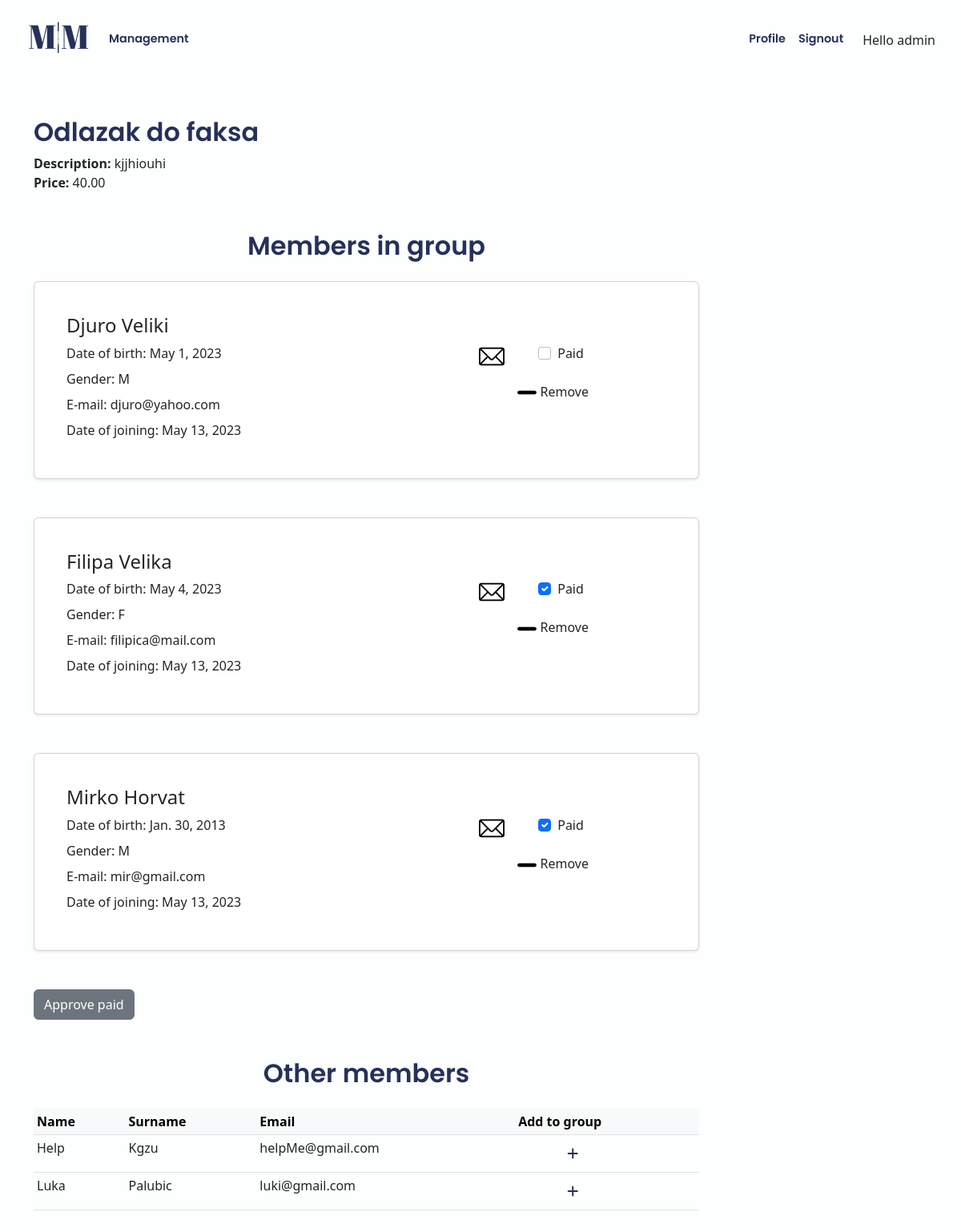
Screenshot of /app/management/group/1 (signed in) with the database file from the repository.
### app/models.py (models this page shows, shortened)
class Group(models.Model):
    owner = models.ForeignKey(User, on_delete=models.CASCADE)
    name = models.CharField(max_length=50)
    price = models.DecimalField(max_digits=8, decimal_places=2)
    description = models.TextField(max_length=300, default=None)
    paid = models.BooleanField(default=False)

class MembersInGroup(models.Model):
    member = models.ForeignKey(Member, on_delete=models.CASCADE)
    group = models.ForeignKey(Group, on_delete=models.CASCADE)
    is_paid = models.BooleanField(default=False)

class Member(models.Model):
    owner = models.ForeignKey(User, on_delete=models.CASCADE)  # get_user_model()
    name = models.CharField(blank=False, max_length=40)
    surname = models.CharField(blank=False, max_length=50)
    date_of_birth = models.DateField(default=datetime.date.today)  # ovo
    gender = models.CharField(
        max_length=1,
        choices=Gender.choices,
        default=Gender.male,
    )
    email = models.EmailField(max_length=100, unique=True)
    date_joined = models.DateField(default=datetime.date.today)

### app/views.py (the view, shortened to what this page needs)
# urls.py: path("management/group/<int:group_id>", views.group_details, name="group_details"),
@login_required()
def group_details(request, group_id):
    user = request.user
    group = Group.objects.get(pk=group_id)
    members_in_group = MembersInGroup.objects.all().filter(Q(group=group))
    other_members = Member.objects.all()
    members_not_in_group = other_members.exclude(
        id__in=members_in_group.values("member__id")
    )
    context = {
        "user": user,
        "group": group,
        "members_in_group": members_in_group,
        "members_not_in_group": members_not_in_group,
    }
    return render(request, "app/group_details.html", context)

### app/templates/app/group_details.html (shortened to what this page needs)
{% extends 'app/base.html' %}
{% block content %}
    <div class="row">
        <div class="col-12 col-md-9 mb-5">
            <h2>{{ group.name }}</h2>
            <div><b>Description:</b> {{ group.description }}</div>
            <div><b>Price:</b> {{ group.price }}</div>
            <h2 class="text-center mt-5 mb-4">Members in group</h2>
            <form action=""method="POST">
                {% for member in members_in_group %}
                    {% include 'includes/member_card.html' with member=member %}
                {% endfor %}
            <button class="btn btn-secondary" type="submit">Approve paid</button>
            <h2 class="text-center mt-5 mb-4">Other members</h2>
            <table class="table table-sm">
                <thead class="table-light">
                    <tr>
                        <th scope="col">Name</th>
                        <th scope="col">Surname</th>
                        <th scope="col">Email</th>
                        <th scope="col">Add to group</th>
                      </tr>
                </thead>
                <tbody>
                    {% for member in members_not_in_group %}
                    <tr>
                        <td>{{ member.name }}</td>
                        <td>{{ member.surname }}</td>
                        <td>{{ member.email }}</td>
                        <td>
                            <button type="button" class="btn" href="{% url 'app:view_member' member.id %}" data-bs-toggle="modal" data-bs-target="#addToGroupModal{{member.id}}">
                                <i class="fa-solid fa-plus ms-5" style="color: #263159;"></i>
                            </button>
                        </td>
                    </tr>
                    {% endfor %}
                </tbody>
                </table>
          <br>
          <br>
        </div>
    </div>
{% endblock content %}

### app/templates/app/base.html (shortened to what this page needs)
<!DOCTYPE html>
{% load static %}
<html>
    <head>
        <link href="https://cdn.jsdelivr.net/npm/bootstrap@5.2.3/dist/css/bootstrap.min.css" rel="stylesheet">
        <link rel="stylesheet" href="https://cdnjs.cloudflare.com/ajax/libs/bootstrap-datepicker/1.9.0/css/bootstrap-datepicker.min.css">
        <link rel="stylesheet" href="https://cdnjs.cloudflare.com/ajax/libs/font-awesome/6.4.0/css/all.min.css" />
        <link rel="stylesheet" href="{% static 'app/css/base.css' %}">
    </head>
    <body>
        <nav class="navbar navbar-custom navbar-expand-lg">
            <div class="container-fluid  p-2 ms-4 me-4">
                <a class="navbar-brand" href="{% url 'app:management' %}"><img class="logo" src="{% static 'app/images/logo.webp' %}" ></a>
                <div class="collapse navbar-collapse" id="navbarText">
                {% if user.is_authenticated %}
                  <ul class="navbar-nav me-auto mb-2 mb-lg-0">
                    <li class="nav-item">
                      <a class="nav-link navbar-text" aria-current="page" href="{% url 'app:management' %}">Management</a>
                    </li>
                  </ul>
                  <ul class="navbar-nav ms-auto mb-2 mb-lg-0">
                    <li class="nav-item">
                      <a class="nav-link navbar-text" href="{% url 'accounts:profile' user.id %}">Profile</a>
                    </li>
                    <li class="nav-item me-3">
                      <a class="nav-link navbar-text" href="{% url 'logout' %}"> Signout</a>
                    </li>
                    <li class="nav-item mt-2">
                       Hello {{user.username}}
                    </li>
                  </ul>
                {% endif %}
                </div>
            </div>
        </nav>
        <div class="content container my-5">
          {% block content %}
          {% endblock %}
        </div>
    </body>
</html>

### app/templates/includes/member_card.html (shortened to what this page needs)
{% load static %}
<div class="card my-4 shadow-sm p-3 mb-5  rounded">
    <div class="card-body m-2">
      <div class="row">
        <h4 class="card-title">{{ member.member.name }} {{ member.member.surname }}</h4>
      </div>
      <div class="row">
      <div class="col-8">
        <div class="card-text mb-2">Date of birth: {{ member.member.date_of_birth }}</div>
        <div class="card-text mb-2">Gender: {{ member.member.gender }}</div>
        <div class="card-text mb-2">E-mail: {{ member.member.email }}</div>
        <div class="card-text mb-2">Date of joining: {{ member.member.date_joined }}</div>
      </div>
      <div class="col-4">
        <div class="row mb-3">
          <a class="mail-icon col-4" href="{% url 'home_path' %}"><img class="mail" src="{% static 'app/images/email.png' %}" alt="Email"></a>
          {% if member.is_paid %}
            <div class="form-check col-8">
              <input class="form-check-input" type="checkbox" checked="checked" value={{member.id}} name="boxes">
              <span>Paid</span>
            </div>
          {% else %}
            <div class="form-check col-8">
              <input class="form-check-input" type="checkbox" value={{member.id}} name="boxes">
              <span>Paid</span>
            </div>
          {% endif %}
        </div>
        <a class="minus-icon ms-5" href="{% url 'app:view_member' member.member.id %}" data-bs-toggle="modal" data-bs-target="#removeFromGroupModal{{member.member.id}}"><img class="minus" src="{% static 'app/images/minus.png' %}" alt="Minus"></a>
        <span>Remove</span>
      </div>
      </div>
    </div>
  </div>

### app/static/app/css/base.css (style rules this page uses)
body { background-color: #FDFFFE; }
.navbar-custom .navbar-brand, .navbar-custom .navbar-text { font-size: 1.2vw; font-family: 'Poppins', sans-serif; font-weight: 600; color: #263159; }
h1, h2, h3 { font-family: 'Poppins', sans-serif; font-weight: 600; color: #263159; }

### rows the page displays
Group: name "Odlazak do faksa", description "kjjhiouhi", price "40.00"
MembersInGroup: member.name "Djuro", member.surname "Veliki", member.date_of_birth "May 1, 2023", member.gender "M", member.email "djuro@yahoo.com", member.date_joined "May 13, 2023"
MembersInGroup: member.name "Filipa", member.surname "Velika", member.date_of_birth "May 4, 2023", member.gender "F", member.email "filipica@mail.com", member.date_joined "May 13, 2023"
MembersInGroup: member.name "Mirko", member.surname "Horvat", member.date_of_birth "Jan. 30, 2013", member.gender "M", member.email "mir@gmail.com", member.date_joined "May 13, 2023"
Member: name "Help", surname "Kgzu", email "helpMe@gmail.com"
Member: name "Luka", surname "Palubic", email "luki@gmail.com"

### other values shown
{{ user.username }} "admin"
